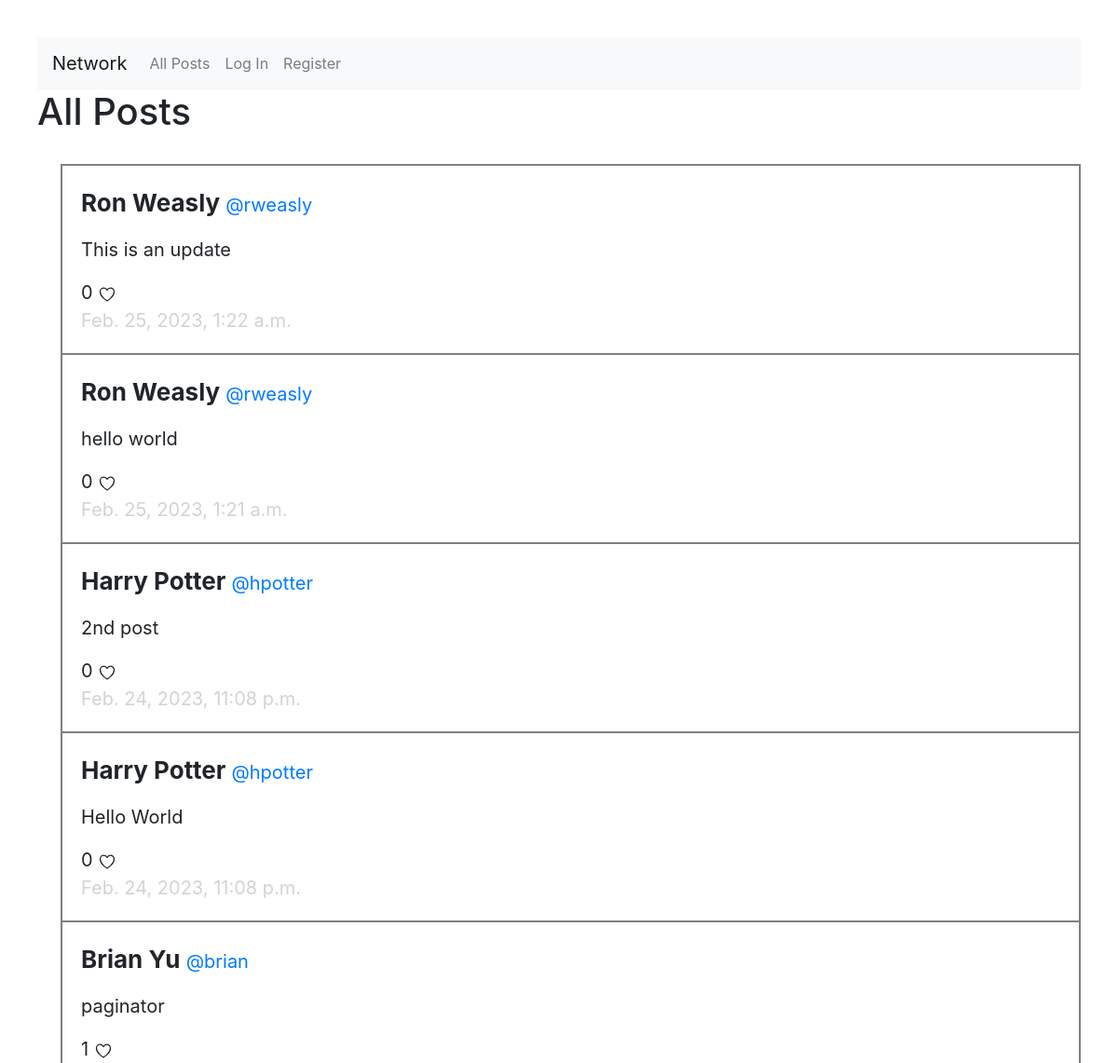
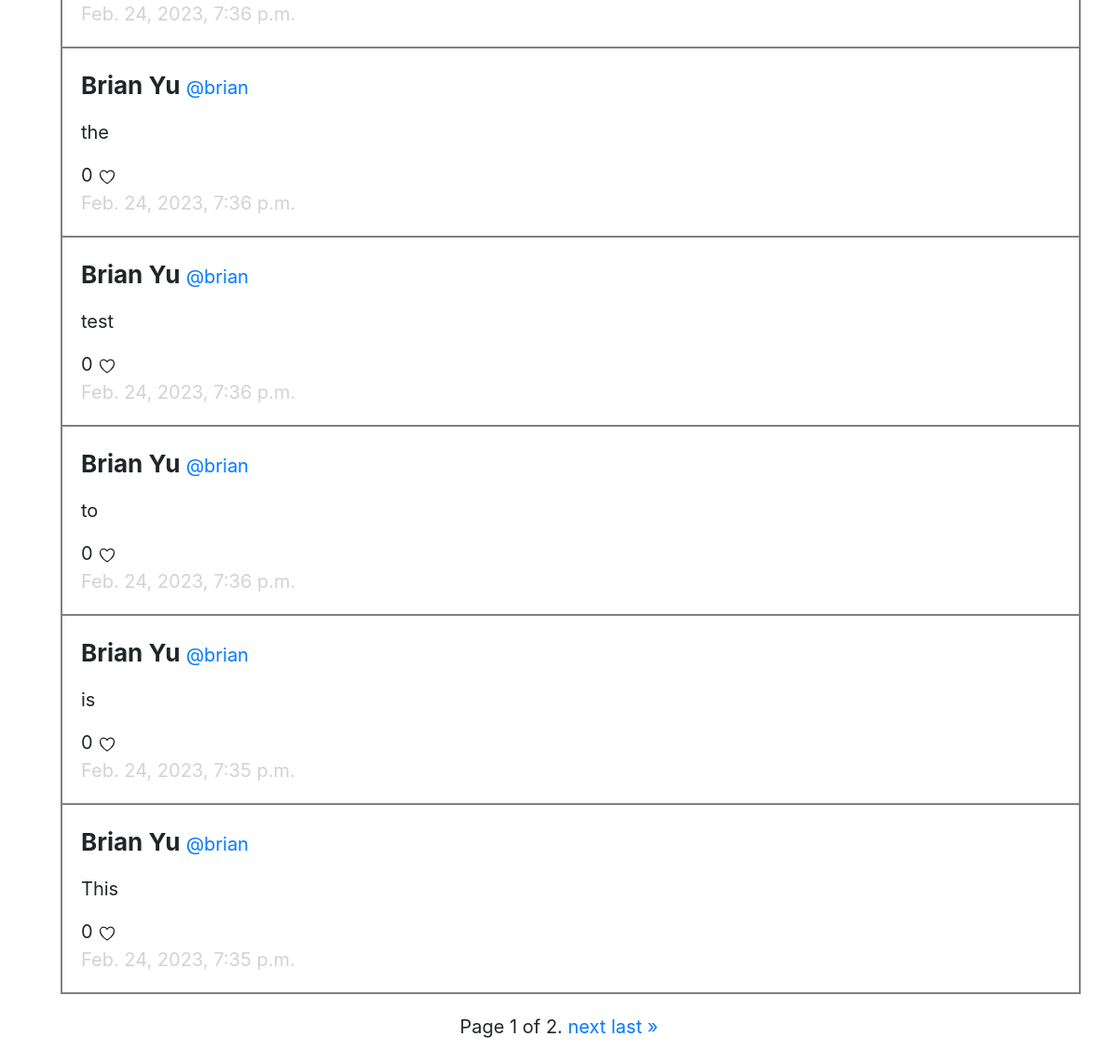
The page / on the database its author committed (2 pictures, top to bottom).
### network/models.py (models this page shows, shortened)
class Post(models.Model):
    post = models.CharField(max_length=255)
    user = models.ForeignKey(User, null=True, on_delete=models.SET_NULL, related_name='User')
    likes = models.IntegerField(default=0)
    time = models.DateTimeField(auto_now_add=True)

class User(AbstractUser):
    picture = models.URLField(max_length=512, null=True, blank=True)
    pass

### network/views.py (the view, shortened to what this page needs)
# urls.py: path("", views.index, name="index"),
def index(request):
    posts = Post.objects.all().order_by('-time')
    paginator = Paginator(posts, 10)
    page_number = request.GET.get('page')
    page_obj = paginator.get_page(page_number)
    return render(request, "network/index.html", {
        "form": NewPost(),
        "page_obj": page_obj
    })

### network/templates/network/index.html (shortened to what this page needs)
{% extends "network/layout.html" %}
{% load static %}
{% block body %}
<h1>All Posts</h1> <br>
{% for post in page_obj %}
<div class="post-container" id="{{post.id}}">
    <div class="post user">
        <span>{{post.user.first_name}} {{post.user.last_name}}</span>
        <span><a href="{% url 'profile' post.user %}">@{{post.user}}</a></span>
    </div>
    <div class="post tweet" id="tweet-{{post.id}}">{{post.post}}</div>
    <div class="post likes">
        <span class="number" id="number-{{post.id}}">
            {{post.likes}}
        </span>
        <svg fill="none" viewBox="0 0 24 24" stroke-width="1.5" stroke="currentColor" class="w-6 h-6 heart" id="heart-{{post.id}}">
            <path stroke-linecap="round" stroke-linejoin="round"
                d="M21 8.25c0-2.485-2.099-4.5-4.688-4.5-1.935 0-3.597 1.126-4.312 2.733-.715-1.607-2.377-2.733-4.313-2.733C5.1 3.75 3 5.765 3 8.25c0 7.22 9 12 9 12s9-4.78 9-12z" />
        </svg>
    </div>
    <div class="post time">{{post.time}}</div>
</div>
{% endfor %}
<div class="paginator">
    <span class="step-links">
        <span class="current">
            Page {{ page_obj.number }} of {{ page_obj.paginator.num_pages }}.
        </span>
        {% if page_obj.has_next %}
        <a href="?page={{ page_obj.next_page_number }}">next</a>
        <a href="?page={{ page_obj.paginator.num_pages }}">last &raquo;</a>
        {% endif %}
    </span>
</div>
{% endblock %}

### network/templates/network/layout.html (shortened to what this page needs)
{% load static %}
<!DOCTYPE html>
<html lang="en">
    <head>
        <link rel="stylesheet" href="https://stackpath.bootstrapcdn.com/bootstrap/4.4.1/css/bootstrap.min.css">
        <link href="{% static 'network/styles.css' %}" rel="stylesheet">
    </head>
    <body>
        <nav class="navbar navbar-expand-lg navbar-light bg-light">
            <a class="navbar-brand" href="#">Network</a>
            <div>
              <ul class="navbar-nav mr-auto">
                <li class="nav-item">
                  <a class="nav-link" href="{% url 'index' %}">All Posts</a>
                </li>
                {% if user.is_authenticated %}
                    <li class="nav-item">
                        <a class="nav-link" href="{% url 'following' %}">Following</a>
                    </li>
                    <li class="nav-item">
                        <a class="nav-link" href="{% url 'logout' %}">Log Out</a>
                    </li>
                {% else %}
                    <li class="nav-item">
                        <a class="nav-link" href="{% url 'login' %}">Log In</a>
                    </li>
                    <li class="nav-item">
                        <a class="nav-link" href="{% url 'register' %}">Register</a>
                    </li>
                {% endif %}
              </ul>
            </div>
          </nav>
        <div class="body">
            {% block body %}
            {% endblock %}
        </div>
    </body>
</html>

### network/static/network/styles.css (style rules this page uses)
body { padding: 40px; }
.post-container { border-bottom-style: solid; border-right-style: solid; border-left-style: solid; border-color: grey; border-width: 2px; padding: 20px; margin-left: 25px; }
.post { font-size: 20px }
.user { font-weight: bold; font-size: 26px; }
.user > span:last-of-type { font-weight: normal; font-size: 20px; color: rgb(182, 182, 182); }
.time { color: lightgray; }
.likes > svg { width: 20px; }
.tweet { display: flex; align-items: left; justify-content: left; flex-direction: column; align-content: left; padding: 1rem 0; }
.paginator { padding-top: 20px; display: flex; justify-content: center; align-items: center; font-size: 20px; }

### rows shown on the page
Post: user.first_name "Ron", user.last_name "Weasly", user "rweasly", post "This is an update", likes "0", time "Feb. 25, 2023, 1:22 a.m."
Post: user.first_name "Ron", user.last_name "Weasly", user "rweasly", post "hello world", likes "0", time "Feb. 25, 2023, 1:21 a.m."
Post: user.first_name "Harry", user.last_name "Potter", user "hpotter", post "2nd post", likes "0", time "Feb. 24, 2023, 11:08 p.m."
Post: user.first_name "Harry", user.last_name "Potter", user "hpotter", post "Hello World", likes "0", time "Feb. 24, 2023, 11:08 p.m."
Post: user.first_name "Brian", user.last_name "Yu", user "brian", post "paginator", likes "1", time "Feb. 24, 2023, 7:36 p.m."
Post: user.first_name "Brian", user.last_name "Yu", user "brian", post "the", likes "0", time "Feb. 24, 2023, 7:36 p.m."
Post: user.first_name "Brian", user.last_name "Yu", user "brian", post "test", likes "0", time "Feb. 24, 2023, 7:36 p.m."
Post: user.first_name "Brian", user.last_name "Yu", user "brian", post "to", likes "0", time "Feb. 24, 2023, 7:36 p.m."
Post: user.first_name "Brian", user.last_name "Yu", user "brian", post "is", likes "0", time "Feb. 24, 2023, 7:35 p.m."
Post: user.first_name "Brian", user.last_name "Yu", user "brian", post "This", likes "0", time "Feb. 24, 2023, 7:35 p.m."

### other values the page prints
{{ page_obj.number }} "1"
{{ page_obj.paginator.num_pages }} "2"
